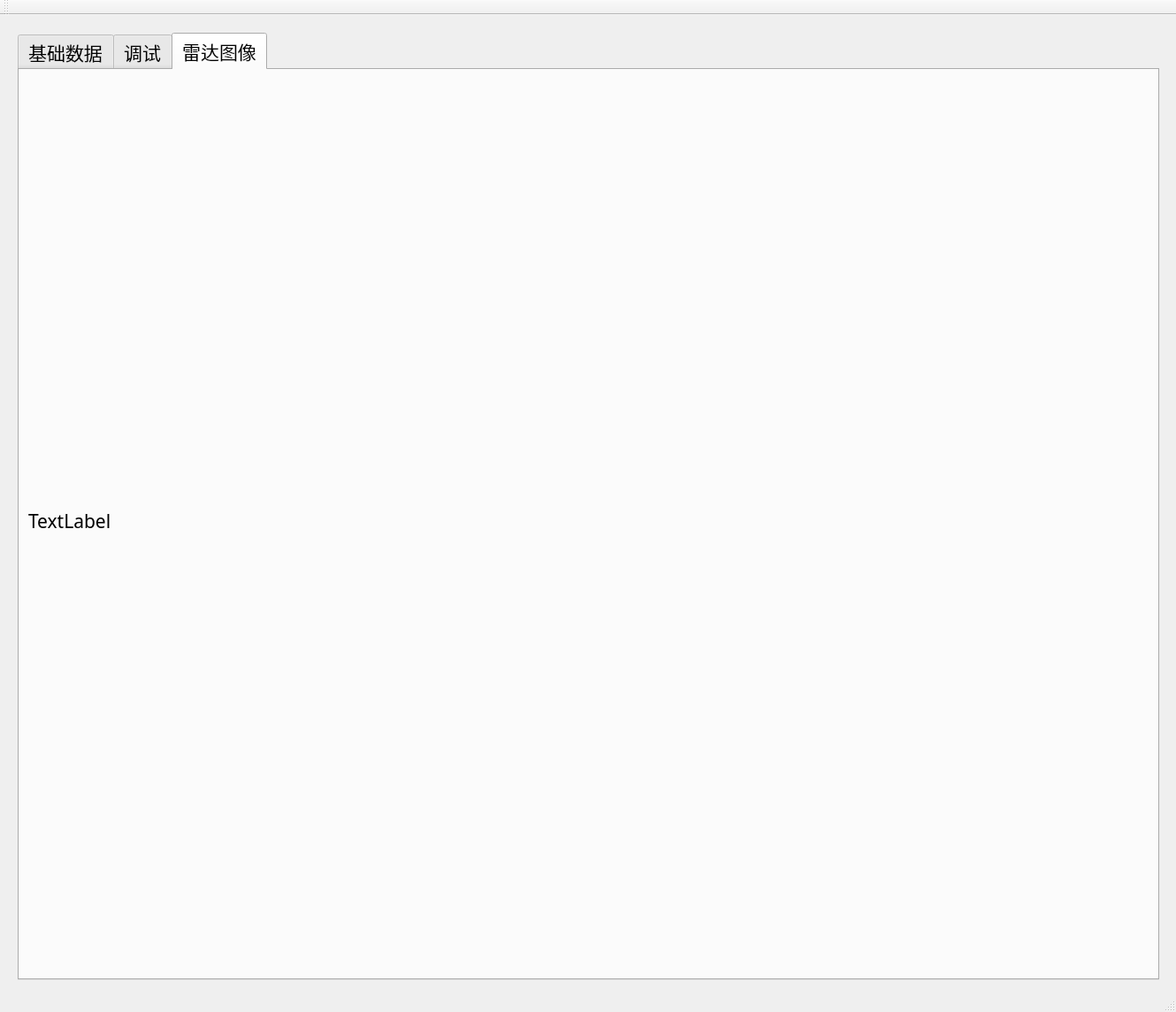
<?xml version="1.0" encoding="UTF-8"?>
<ui version="4.0">
 <class>MainWindow</class>
 <widget class="QMainWindow" name="MainWindow">
  <property name="geometry">
   <rect>
    <x>0</x>
    <y>0</y>
    <width>1330</width>
    <height>1144</height>
   </rect>
  </property>
  <property name="font">
   <font>
    <family>Agency FB</family>
    <pointsize>16</pointsize>
   </font>
  </property>
  <property name="windowTitle">
   <string>MainWindow</string>
  </property>
  <widget class="QWidget" name="centralWidget">
   <widget class="QTabWidget" name="tabWidget">
    <property name="geometry">
     <rect>
      <x>20</x>
      <y>20</y>
      <width>1291</width>
      <height>1071</height>
     </rect>
    </property>
    <property name="currentIndex">
     <number>2</number>
    </property>
    <widget class="QWidget" name="tab">
     <attribute name="title">
      <string>基础数据</string>
     </attribute>
     <widget class="QTextEdit" name="data_frame">
      <property name="geometry">
       <rect>
        <x>20</x>
        <y>20</y>
        <width>1031</width>
        <height>91</height>
       </rect>
      </property>
     </widget>
     <widget class="QTextEdit" name="all_data">
      <property name="geometry">
       <rect>
        <x>20</x>
        <y>120</y>
        <width>1251</width>
        <height>801</height>
       </rect>
      </property>
      <property name="font">
       <font>
        <family>Arial</family>
        <pointsize>10</pointsize>
       </font>
      </property>
     </widget>
    </widget>
    <widget class="QWidget" name="tab_2">
     <attribute name="title">
      <string>调试</string>
     </attribute>
     <widget class="QTextEdit" name="rec_str">
      <property name="geometry">
       <rect>
        <x>20</x>
        <y>10</y>
        <width>831</width>
        <height>111</height>
       </rect>
      </property>
     </widget>
     <widget class="QPushButton" name="open_port">
      <property name="geometry">
       <rect>
        <x>170</x>
        <y>350</y>
        <width>91</width>
        <height>51</height>
       </rect>
      </property>
      <property name="text">
       <string>open_port</string>
      </property>
     </widget>
     <widget class="QTextEdit" name="port_name">
      <property name="geometry">
       <rect>
        <x>30</x>
        <y>360</y>
        <width>101</width>
        <height>41</height>
       </rect>
      </property>
      <property name="html">
       <string>&lt;!DOCTYPE HTML PUBLIC &quot;-//W3C//DTD HTML 4.0//EN&quot; &quot;http://www.w3.org/TR/REC-html40/strict.dtd&quot;&gt;
&lt;html&gt;&lt;head&gt;&lt;meta name=&quot;qrichtext&quot; content=&quot;1&quot; /&gt;&lt;style type=&quot;text/css&quot;&gt;
p, li { white-space: pre-wrap; }
&lt;/style&gt;&lt;/head&gt;&lt;body style=&quot; font-family:'Agency FB'; font-size:16pt; font-weight:400; font-style:normal;&quot;&gt;
&lt;p style=&quot; margin-top:0px; margin-bottom:0px; margin-left:0px; margin-right:0px; -qt-block-indent:0; text-indent:0px;&quot;&gt;COM3&lt;/p&gt;&lt;/body&gt;&lt;/html&gt;</string>
      </property>
     </widget>
     <widget class="QPushButton" name="close_port">
      <property name="geometry">
       <rect>
        <x>270</x>
        <y>350</y>
        <width>91</width>
        <height>51</height>
       </rect>
      </property>
      <property name="text">
       <string>close port</string>
      </property>
     </widget>
     <widget class="QPushButton" name="get_data_inf">
      <property name="geometry">
       <rect>
        <x>390</x>
        <y>350</y>
        <width>91</width>
        <height>51</height>
       </rect>
      </property>
      <property name="text">
       <string>get data inf</string>
      </property>
     </widget>
     <widget class="QTextEdit" name="rec_str_2">
      <property name="geometry">
       <rect>
        <x>20</x>
        <y>130</y>
        <width>1051</width>
        <height>111</height>
       </rect>
      </property>
     </widget>
     <widget class="QPushButton" name="pushButton">
      <property name="geometry">
       <rect>
        <x>590</x>
        <y>340</y>
        <width>121</width>
        <height>61</height>
       </rect>
      </property>
      <property name="text">
       <string>PushButton</string>
      </property>
     </widget>
    </widget>
    <widget class="QWidget" name="tab_3">
     <attribute name="title">
      <string>雷达图像</string>
     </attribute>
     <widget class="QLabel" name="label">
      <property name="geometry">
       <rect>
        <x>10</x>
        <y>10</y>
        <width>1000</width>
        <height>1000</height>
       </rect>
      </property>
      <property name="text">
       <string>TextLabel</string>
      </property>
     </widget>
    </widget>
   </widget>
  </widget>
  <widget class="QMenuBar" name="menuBar">
   <property name="geometry">
    <rect>
     <x>0</x>
     <y>0</y>
     <width>1330</width>
     <height>23</height>
    </rect>
   </property>
  </widget>
  <widget class="QToolBar" name="mainToolBar">
   <attribute name="toolBarArea">
    <enum>TopToolBarArea</enum>
   </attribute>
   <attribute name="toolBarBreak">
    <bool>false</bool>
   </attribute>
  </widget>
  <widget class="QStatusBar" name="statusBar"/>
 </widget>
 <layoutdefault spacing="6" margin="11"/>
 <resources/>
 <connections/>
</ui>
